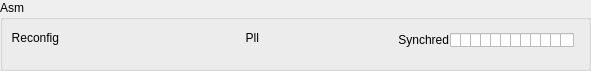
     <widget class="QGroupBox" name="groupBox_25">
      <property name="geometry">
       <rect>
        <x>210</x>
        <y>130</y>
        <width>591</width>
        <height>71</height>
       </rect>
      </property>
      <property name="title">
       <string>Asm</string>
      </property>
      <widget class="QLabel" name="label_113">
       <property name="geometry">
        <rect>
         <x>200</x>
         <y>30</y>
         <width>59</width>
         <height>16</height>
        </rect>
       </property>
       <property name="text">
        <string>Pll</string>
       </property>
       <property name="alignment">
        <set>Qt::AlignRight|Qt::AlignTrailing|Qt::AlignVCenter</set>
       </property>
      </widget>
      <widget class="QLabel" name="label_114">
       <property name="geometry">
        <rect>
         <x>0</x>
         <y>30</y>
         <width>59</width>
         <height>16</height>
        </rect>
       </property>
       <property name="text">
        <string>Reconfig</string>
       </property>
       <property name="alignment">
        <set>Qt::AlignRight|Qt::AlignTrailing|Qt::AlignVCenter</set>
       </property>
      </widget>
      <widget class="QCheckBox" name="checkBox_AcTab_StatAsmSyn_1">
       <property name="geometry">
        <rect>
         <x>560</x>
         <y>30</y>
         <width>16</width>
         <height>20</height>
        </rect>
       </property>
       <property name="text">
        <string/>
       </property>
      </widget>
      <widget class="QCheckBox" name="checkBox_AcTab_StatAsmSyn_3">
       <property name="geometry">
        <rect>
         <x>540</x>
         <y>30</y>
         <width>16</width>
         <height>20</height>
        </rect>
       </property>
       <property name="text">
        <string/>
       </property>
      </widget>
      <widget class="QCheckBox" name="checkBox_AcTab_StatAsmSyn_2">
       <property name="geometry">
        <rect>
         <x>550</x>
         <y>30</y>
         <width>16</width>
         <height>20</height>
        </rect>
       </property>
       <property name="text">
        <string/>
       </property>
      </widget>
      <widget class="QCheckBox" name="checkBox_AcTab_StatAsmSyn_4">
       <property name="geometry">
        <rect>
         <x>530</x>
         <y>30</y>
         <width>16</width>
         <height>20</height>
        </rect>
       </property>
       <property name="text">
        <string/>
       </property>
      </widget>
      <widget class="QCheckBox" name="checkBox_AcTab_StatAsmSyn_5">
       <property name="geometry">
        <rect>
         <x>520</x>
         <y>30</y>
         <width>16</width>
         <height>20</height>
        </rect>
       </property>
       <property name="text">
        <string/>
       </property>
      </widget>
      <widget class="QCheckBox" name="checkBox_AcTab_StatAsmSyn_6">
       <property name="geometry">
        <rect>
         <x>510</x>
         <y>30</y>
         <width>16</width>
         <height>20</height>
        </rect>
       </property>
       <property name="text">
        <string/>
       </property>
      </widget>
      <widget class="QCheckBox" name="checkBox_AcTab_StatAsmSyn_7">
       <property name="geometry">
        <rect>
         <x>500</x>
         <y>30</y>
         <width>16</width>
         <height>20</height>
        </rect>
       </property>
       <property name="text">
        <string/>
       </property>
      </widget>
      <widget class="QCheckBox" name="checkBox_AcTab_StatAsmSyn_8">
       <property name="geometry">
        <rect>
         <x>490</x>
         <y>30</y>
         <width>16</width>
         <height>20</height>
        </rect>
       </property>
       <property name="text">
        <string/>
       </property>
      </widget>
      <widget class="QCheckBox" name="checkBox_AcTab_StatAsmSyn_9">
       <property name="geometry">
        <rect>
         <x>480</x>
         <y>30</y>
         <width>16</width>
         <height>20</height>
        </rect>
       </property>
       <property name="text">
        <string/>
       </property>
      </widget>
      <widget class="QCheckBox" name="checkBox_AcTab_StatAsmSyn_10">
       <property name="geometry">
        <rect>
         <x>470</x>
         <y>30</y>
         <width>16</width>
         <height>20</height>
        </rect>
       </property>
       <property name="text">
        <string/>
       </property>
      </widget>
      <widget class="QCheckBox" name="checkBox_AcTab_StatAsmSyn_11">
       <property name="geometry">
        <rect>
         <x>460</x>
         <y>30</y>
         <width>16</width>
         <height>20</height>
        </rect>
       </property>
       <property name="text">
        <string/>
       </property>
      </widget>
      <widget class="QCheckBox" name="checkBox_AcTab_StatAsmSyn_12">
       <property name="geometry">
        <rect>
         <x>450</x>
         <y>30</y>
         <width>16</width>
         <height>20</height>
        </rect>
       </property>
       <property name="text">
        <string/>
       </property>
      </widget>
      <widget class="QLabel" name="label_112">
       <property name="geometry">
        <rect>
         <x>378</x>
         <y>30</y>
         <width>71</width>
         <height>20</height>
        </rect>
       </property>
       <property name="text">
        <string>Synchred</string>
       </property>
       <property name="alignment">
        <set>Qt::AlignRight|Qt::AlignTrailing|Qt::AlignVCenter</set>
       </property>
      </widget>
      <zorder>label_113</zorder>
      <zorder>label_114</zorder>
      <zorder>checkBox_AcTab_StatAsmSyn_12</zorder>
      <zorder>label_112</zorder>
      <zorder>checkBox_AcTab_StatAsmSyn_11</zorder>
      <zorder>checkBox_AcTab_StatAsmSyn_10</zorder>
      <zorder>checkBox_AcTab_StatAsmSyn_9</zorder>
      <zorder>checkBox_AcTab_StatAsmSyn_8</zorder>
      <zorder>checkBox_AcTab_StatAsmSyn_7</zorder>
      <zorder>checkBox_AcTab_StatAsmSyn_6</zorder>
      <zorder>checkBox_AcTab_StatAsmSyn_5</zorder>
      <zorder>checkBox_AcTab_StatAsmSyn_4</zorder>
      <zorder>checkBox_AcTab_StatAsmSyn_3</zorder>
      <zorder>checkBox_AcTab_StatAsmSyn_2</zorder>
      <zorder>checkBox_AcTab_StatAsmSyn_1</zorder>
     </widget>
